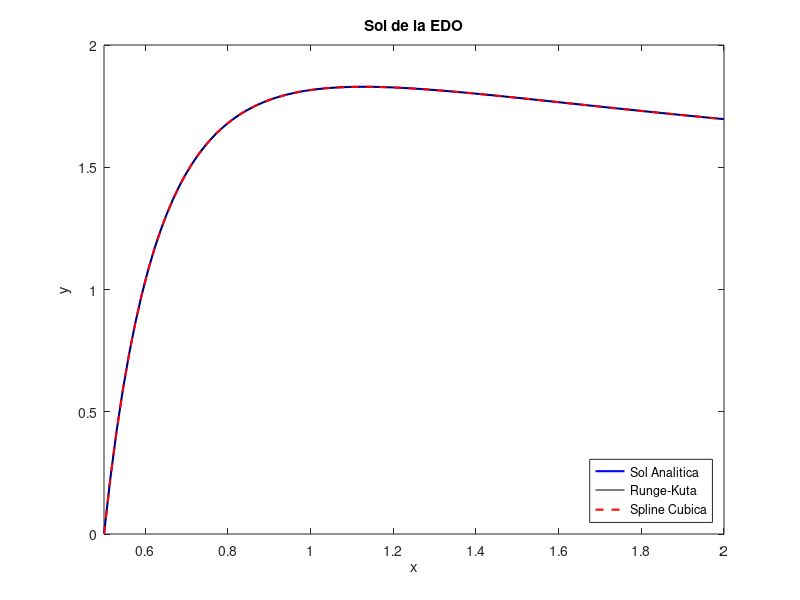

Write MATLAB code to recreate this figure.
% Funcion g1(x) = c/x^p
c = 0.96750; % con outlier
p = 2; % con outlier
% [c p] = [2 0.94613] sin outlier

% Funcion g2(x) = d/x^q
d = 1.9949;
q = 3;

a = 0.5;
b = 2;
y0 = 0;

x_exacta = linspace(a,b,100);
% sol analitica con p = 2 y q = 3:
k = (-d/c)*(1/c + 2)*exp(-2*c); % obtenido con la cond inicial.
y_exacta = d/c^2 + d./(c*x_exacta) + k*exp(c./x_exacta);

% Runge-Kuta con ode solver ode45()
function ans = ecdif(x,y)
    c = 0.96750;
    d = 1.9949;
    ans = -c*y/x^2 + d/x^3;
end
[x_RK, y_RK] = ode45(@ecdif, [a b], y0);

% interpolacion por splines cubicas
sp = linspace(a,b,100);
spp = spline(x_RK,y_RK,sp);


% Graficas comparativas de Euler hacia atras, Euler hacia adelante, R-K y sol analitica:
figure(1)
%Sol analitica
grosor = 1.5;
plot(x_exacta, y_exacta, "b",'LineWidth',grosor)
hold on
% Runge-Kuta
plot(x_RK, y_RK, "k")
% interpolacion por splines cubicas
plot(sp,spp,"--r",'LineWidth',grosor);

axis ([a b])
title ("Sol de la EDO");
xlabel ("x");
ylabel ("y");
hold off
legend_text = legend ("Sol Analitica", "Runge-Kuta", "Spline Cubica");
legend (legend_text, "location", "southeast");